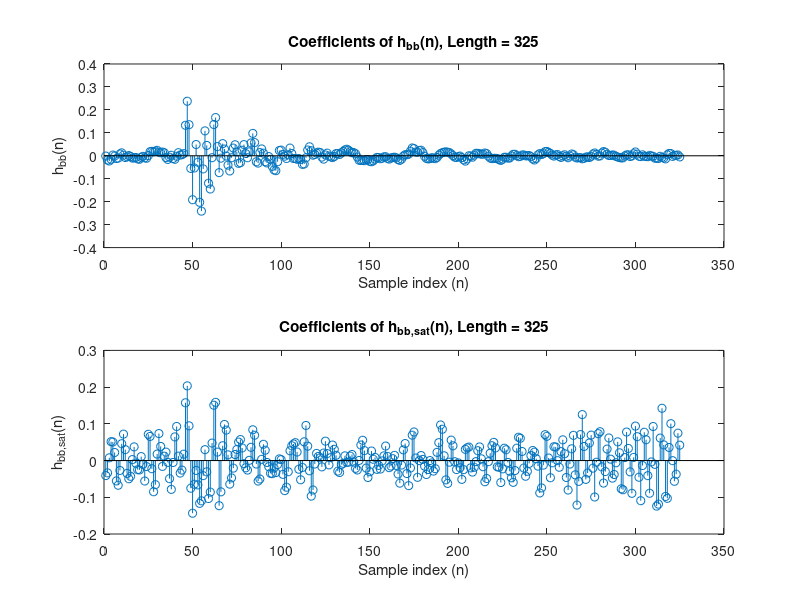

Source code (MATLAB):
h_reversedOrder_bb = [-.00488514;
        .00344158;
        .0019032;
        .00199142;
        -.00261108;
        .00958452;
        .0103204;
        .00409074;
        -.0135061;
        -.00980978;
        -.00702525;
        -.00225289;
        -.0117021;
        -.0107525;
        -.0104764;
        -.00223388;
        -.00127791;
        .00196657;
        -.00395817;
        -.00332745;
        -.00147793;
        .00418191;
        -.00356496;
        -.00205483;
        .00728289;
        .016633;
        .00885667;
        -.000503418;
        -.00314768;
        .00422263;
        .00382297;
        -.000974892;
        -.00881031;
        -.00937312;
        -.00729027;
        -.00558444;
        -.00257507;
        .00264389;
        .00353941;
        .00132759;
        .000972351;
        .00668357;
        .0153164;
        .0183571;
        .0118599;
        -.00052121;
        -.00168311;
        .00557502;
        .0122219;
        .00734409;
        -.00217982;
        -.00768981;
        -.00462257;
        -.00596221;
        -.0108946;
        -.0129789;
        -.00812833;
        -.00822274;
        -.0096656;
        -.00599524;
        .00441157;
        .00772043;
        -.00109445;
        -.00840118;
        -.00229182;
        .00442092;
        -.000508896;
        -.00720091;
        -.00290761;
        .00543164;
        .00360237;
        -.00128143;
        .00292959;
        .0101462;
        .0146063;
        .018983;
        .0181848;
        .00945351;
        .00531421;
        .00956471;
        .00395508;
        -.0112993;
        -.0183649;
        -.0134726;
        -.00390057;
        .00115281;
        -.000326089;
        -.000118805;
        .00339621;
        .00335528;
        -.00258842;
        -.00394703;
        .000618285;
        .00648842;
        .00634303;
        -.00103021;
        -.00964031;
        -.0101062;
        -.00648243;
        -.00649173;
        -.0150597;
        -.0200853;
        -.0168143;
        -.0114492;
        -.0110771;
        -.0109805;
        -.0123548;
        -.00982885;
        -.00180862;
        .0095456;
        .0119909;
        .00717228;
        .00689918;
        .00889924;
        .0104762;
        .0109088;
        .00281261;
        -.00602496;
        -.00183327;
        8.04358e-5;
        -.0138268;
        -.0232543;
        -.0174349;
        -.00807841;
        -.00127825;
        -.00379111;
        -.00771301;
        -.00597646;
        .000715727;
        .00810025;
        .0137198;
        .0155799;
        .0171604;
        .0157221;
        .0135897;
        .00979064;
        .00290745;
        -.00736993;
        -.0125551;
        -.0101865;
        -.00835683;
        -.0125437;
        -.0136008;
        -.0115234;
        -.00222349;
        .0138905;
        .0242507;
        .0227893;
        .0155861;
        .0161494;
        .0313142;
        .034046;
        .0202585;
        .00723186;
        .00478715;
        .00470385;
        -.0014319;
        -.0142297;
        -.020057;
        -.0165084;
        -.00902414;
        -.0061495;
        -.00711057;
        -.00979095;
        -.0143989;
        -.0112868;
        -.00418631;
        -.00478897;
        -.0107397;
        -.0128398;
        -.00787179;
        -.00711172;
        -.0146611;
        -.0221169;
        -.0260405;
        -.024217;
        -.0158425;
        -.0163179;
        -.0214001;
        -.0208285;
        -.0203264;
        -.0193287;
        -.00544314;
        .00881884;
        .0138395;
        .0134409;
        .0174658;
        .0243888;
        .0285607;
        .0253911;
        .0190063;
        .0125687;
        .00575554;
        .00983137;
        .0096078;
        -.0027897;
        -.00790039;
        -.00454371;
        -.000889932;
        .0116078;
        .00347793;
        -.0146127;
        -.00578055;
        .014199;
        .0158691;
        .0119773;
        .0057736;
        .00265611;
        .0220427;
        .0391951;
        .0251146;
        -.00880403;
        -.0358104;
        -.0372081;
        -.0159217;
        -.0119776;
        -.0152196;
        -.0115049;
        -.0120399;
        .00967777;
        .0335935;
        .00405887;
        -.0116242;
        -.00158449;
        .0060532;
        .024742;
        .023032;
        -.0258306;
        -.0648503;
        -.0617952;
        -.0462842;
        -.0152179;
        -.00347208;
        -.0310001;
        -.0258673;
        .0114398;
        .0298944;
        .0140455;
        -.0318348;
        -.0261917;
        .0575779;
        .0974731;
        .055896;
        .0171142;
        -.00843325;
        .00970711;
        .0487213;
        .0241435;
        -.0300255;
        -.0329374;
        .0167296;
        .0480411;
        .0336495;
        -.00861562;
        -.0661639;
        -.0405138;
        -.00103448;
        .0293166;
        .0530387;
        -.0103225;
        -.0733572;
        .0399787;
        .166469;
        .136279;
        -.00840275;
        -.144755;
        -.119616;
        .0451156;
        .108487;
        -.0571687;
        -.241121;
        -.202697;
        -.0281232;
        .0490697;
        -.0531934;
        -.191442;
        -.0550885;
        .135436;
        .237717;
        .132856;
        .00941218;
        .00468947;
        .00333975;
        .0134867;
        -.00203004;
        -.0153617;
        -.0116105;
        .00222883;
        -.00638078;
        -.0158874;
        -.00798126;
        .0133067;
        .0163804;
        .0131447;
        .0157189;
        .023794;
        .0201387;
        .0174819;
        .0194106;
        .0178446;
        .00119538;
        -.0106782;
        -.00871124;
        -.00247183;
        -.00667043;
        -.0150569;
        -.0136552;
        -.00737456;
        -.00903594;
        -.0100221;
        -.00312257;
        .00103229;
        -.0042484;
        -.00761271;
        .00276281;
        .0127988;
        .0078955;
        -.0101206;
        -.0119339;
        -.00140876;
        .00307212;
        -.0151286;
        -.0227134;
        -.0186189;
        -.00121454];


h_reversedOrder_sat = [.0419866;
        .0746136;
        -.0371606;
        -.0564615;
        -.000373107;
        .100489;
        .0356919;
        -.102825;
        -.0977535;
        .0426188;
        .142404;
        .0612082;
        -.118723;
        -.123998;
        -.0103266;
        .0927373;
        -.00380517;
        -.089011;
        -.0411631;
        .0566842;
        .077036;
        -.0134979;
        -.10933;
        -.0454313;
        .064987;
        .0939017;
        .00859549;
        -.0892391;
        -.0308059;
        .0329836;
        .0776877;
        .00809904;
        -.0795046;
        -.0769408;
        .0211478;
        .0509615;
        -.00606996;
        -.0380178;
        -.0478421;
        .00376179;
        .0615661;
        .0312904;
        -.0300316;
        -.0613534;
        -.0173043;
        .0785449;
        .0732612;
        -.00459682;
        -.0992663;
        -.0206474;
        .0693511;
        .0478191;
        -.0338658;
        -.0513039;
        .0383854;
        .125181;
        .070778;
        -.0566509;
        -.121232;
        -.038881;
        .0686674;
        .0319855;
        -.00959423;
        -.0802676;
        -.0461163;
        .0185638;
        .0564423;
        .0242683;
        -.0182326;
        -.000286863;
        .0368549;
        .0376492;
        -.00612072;
        -.0468041;
        .00696821;
        .0660381;
        .0705116;
        -.0124391;
        -.0745176;
        -.0882408;
        -.0152132;
        .00505681;
        .0227861;
        .0273797;
        .0133462;
        -.00773922;
        -.0292909;
        -.042733;
        -.0203732;
        .0246656;
        .0607162;
        .0634803;
        .0337133;
        -.02717;
        -.0593449;
        -.0469954;
        -.0290689;
        -.00508752;
        .029474;
        .0336768;
        -.0226129;
        -.059896;
        -.0182358;
        -.0171078;
        .0343916;
        .0495502;
        .0403747;
        .0200657;
        -.00302933;
        -.0488166;
        -.0576818;
        -.0168134;
        .00472501;
        .0371537;
        .0268164;
        -.00289555;
        -.0183433;
        -.0314128;
        -.0199056;
        .0367174;
        .0348102;
        .0304831;
        -.0247142;
        -.0512316;
        -.0197013;
        -.00644012;
        -.0244072;
        -.00316508;
        .0402153;
        .0556453;
        -.00442229;
        -.0622284;
        -.0526057;
        .0129942;
        .0853582;
        .0969642;
        .0487512;
        .0223487;
        -.0220561;
        -.0286937;
        -.00651868;
        6.73742e-6;
        -.0245764;
        -.037954;
        -.0152388;
        .00313067;
        .0136436;
        -.000238141;
        -.045642;
        .00692792;
        .0778538;
        .0691458;
        -.0201514;
        -.0683081;
        -.0352992;
        .0463738;
        .0290882;
        -.0122874;
        -.0615318;
        -.0366584;
        -.0132316;
        .0141148;
        .00506015;
        -.0150726;
        -.0193259;
        .0112974;
        .0395831;
        .0127254;
        -.00101977;
        -.0232275;
        -.0132012;
        -.0238982;
        .00857273;
        .00360345;
        .026004;
        -.0304453;
        -.0461705;
        -.0204721;
        .0272443;
        .0552661;
        .0423101;
        .000330773;
        -.0256751;
        -.0212198;
        -.00417918;
        .0165726;
        .0119839;
        -.00458369;
        -.00477084;
        .0128092;
        -.00749543;
        -.0110103;
        -.0325329;
        -.0288465;
        .0142109;
        .0306992;
        .0422142;
        .00796601;
        -.0118194;
        .0190382;
        .0528488;
        .0204625;
        -.0171772;
        .0074299;
        .0112452;
        .0194188;
        -.00944836;
        -.0801683;
        -.096871;
        -.0278573;
        .0391446;
        .09562;
        .0509853;
        -.0189055;
        -.0523571;
        -.0235743;
        .0232439;
        .0487521;
        .0452555;
        .0402552;
        .0266418;
        -.0305011;
        -.0726131;
        -.0818968;
        -.0375885;
        .0024878;
        .00454666;
        -.0108317;
        -.0328643;
        -.0202048;
        -.0356974;
        -.0347005;
        -.0166826;
        -.0051575;
        .0281339;
        .0442764;
        .00329378;
        -.0502522;
        -.0558854;
        -.00945779;
        .0690491;
        .0838551;
        .0360719;
        .000612289;
        -.0259643;
        -.0197866;
        -.00851071;
        .0343757;
        .0571914;
        .0502709;
        .0301042;
        .0163786;
        -.0205781;
        -.0471607;
        -.0641664;
        .0155735;
        .0829015;
        .0983034;
        .0403076;
        -.0852263;
        -.122925;
        .0230588;
        .158503;
        .150758;
        .0475575;
        -.0859168;
        -.103407;
        -.0306363;
        .0296663;
        -.0411343;
        -.109747;
        -.116528;
        -.066289;
        -.0268059;
        -.0644454;
        -.143392;
        -.0753566;
        .0945816;
        .203387;
        .15731;
        .0174293;
        -.0259389;
        -.0340791;
        .0121019;
        .0927837;
        .0643963;
        -.00522935;
        -.0784445;
        -.0494015;
        -.00498059;
        .0230087;
        .0120165;
        -.0158827;
        .0384533;
        .0735099;
        .017641;
        -.0656894;
        -.0849387;
        -.0222455;
        .0656186;
        .0715169;
        -.0163247;
        -.0557228;
        -.0100652;
        .0107988;
        -.0255086;
        -.0248743;
        -.00730859;
        .0372711;
        .00264011;
        -.0429239;
        -.0495894;
        -.0349111;
        .0297695;
        .0720086;
        .0458579;
        -.0269187;
        -.067203;
        -.0554119;
        .0219466;
        .0505673;
        .0514193;
        .00742103;
        -.0335366;
        -.0409738];


h_bb = flip(h_reversedOrder_bb');
h_bb_sat = flip(h_reversedOrder_sat');


figure(1)

subplot(2,1,1)
stem(h_bb);
title('Coefficients of h_{bb}(n), Length = 325');
xlabel('Sample index (n)'); % Added
ylabel('h_{bb}(n)'); % Added


subplot(2,1,2)
stem(h_bb_sat);
title('Coefficients of h_{bb,sat}(n), Length = 325');
xlabel('Sample index (n)'); % Added
ylabel('h_{bb,sat}(n)'); % Added